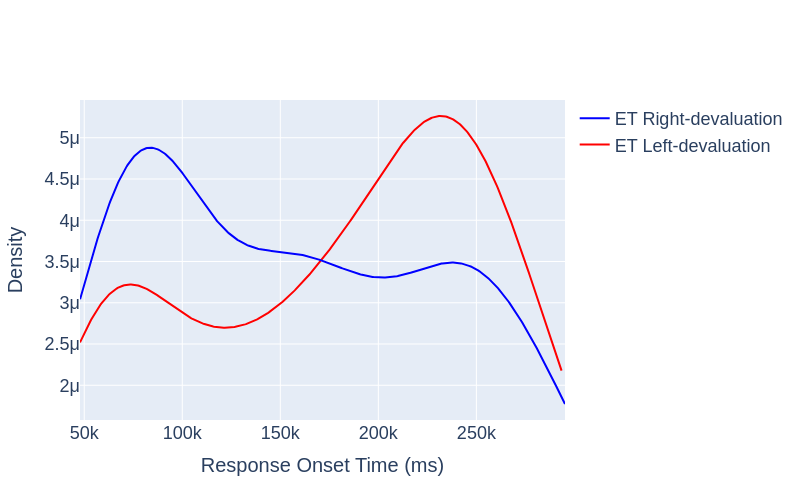

The notebook cell this image was saved under:
### Code cell
import plotly.figure_factory as ff

group_left = tmp_df_ET[tmp_df_ET["Group"] == "ET_Left"]["RT"]
group_right = tmp_df_ET[tmp_df_ET["Group"] == "ET_Right"]["RT"]

# Group data together
hist_data = [group_left, group_right]
group_labels = ['ET Left-devaluation', 'ET Right-devaluation']

# Custom colors: ET_Left (Red), ET_Right (Blue)
colors = ['red', 'blue']

# Create distplot with KDE only and custom colors
fig = ff.create_distplot(hist_data, group_labels, bin_size=100, show_hist=False, show_rug=False, colors=colors)

# Add title and adjust layout
fig.update_layout(
    xaxis_title="Response Onset Time (ms)",
    yaxis_title="Density",
    width=800,
    height=500,
    xaxis_title_font=dict(size=20),  # Set font size for x-axis title
    yaxis_title_font=dict(size=20),  # Set font size for y-axis title
    font=dict(
        family="Arial",  # You can change this to any font you prefer
        size=18  #
    )
)
fig.write_image("KDE_ROT_ET.png")

fig.show()

### Figure 1 — Plotly figure (JSON) as saved in the notebook; plotly's stock layout.template omitted (floating-point values rounded to 4 significant figures; data arrays with more than 128 entries replaced by an {"elided": "..."} marker saying what was removed)
{"data": [{"legendgroup": "ET Left-devaluation", "marker": {"color": "red"}, "mode": "lines", "name": "ET Left-devaluation", "showlegend": true, "type": "scatter", "x": {"elided": "500 float values"}, "xaxis": "x", "y": {"elided": "500 float values"}, "yaxis": "y"}, {"legendgroup": "ET Right-devaluation", "marker": {"color": "blue"}, "mode": "lines", "name": "ET Right-devaluation", "showlegend": true, "type": "scatter", "x": {"elided": "500 float values"}, "xaxis": "x", "y": {"elided": "500 float values"}, "yaxis": "y"}], "layout": {"barmode": "overlay", "font": {"family": "Arial", "size": 18}, "height": 500, "hovermode": "closest", "legend": {"traceorder": "reversed"}, "width": 800, "xaxis": {"anchor": "y2", "autorange": true, "domain": [0, 1], "range": [47842, 295200.0], "title": {"font": {"size": 20}, "text": "Response Onset Time (ms)"}, "type": "linear", "zeroline": false}, "yaxis": {"anchor": "free", "autorange": true, "domain": [0, 1], "position": 0, "range": [1.579e-06, 5.457e-06], "title": {"font": {"size": 20}, "text": "Density"}, "type": "linear"}}}
